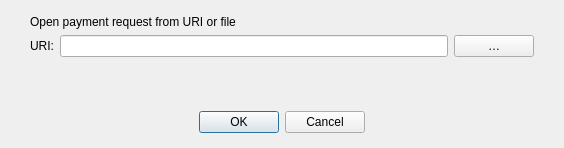
<?xml version="1.0" encoding="UTF-8"?>
<ui version="4.0">
 <class>OpenURIDialog</class>
 <widget class="QDialog" name="OpenURIDialog">
  <property name="geometry">
   <rect>
    <x>0</x>
    <y>0</y>
    <width>564</width>
    <height>148</height>
   </rect>
  </property>
  <property name="windowTitle">
   <string>Open URI</string>
  </property>
  <layout class="QVBoxLayout" name="verticalLayout">
   <property name="leftMargin">
    <number>0</number>
   </property>
   <property name="topMargin">
    <number>15</number>
   </property>
   <property name="rightMargin">
    <number>0</number>
   </property>
   <property name="bottomMargin">
    <number>0</number>
   </property>
   <item>
    <layout class="QHBoxLayout" name="horizontalLayout_3">
     <property name="leftMargin">
      <number>30</number>
     </property>
     <property name="rightMargin">
      <number>30</number>
     </property>
     <item>
      <widget class="QLabel" name="label_2">
       <property name="text">
        <string>Open payment request from URI or file</string>
       </property>
      </widget>
     </item>
    </layout>
   </item>
   <item>
    <layout class="QHBoxLayout" name="horizontalLayout">
     <property name="leftMargin">
      <number>30</number>
     </property>
     <property name="rightMargin">
      <number>30</number>
     </property>
     <item>
      <widget class="QLabel" name="label">
       <property name="text">
        <string>URI:</string>
       </property>
      </widget>
     </item>
     <item>
      <widget class="QValidatedLineEdit" name="uriEdit"/>
     </item>
     <item>
      <widget class="QPushButton" name="selectFileButton">
       <property name="toolTip">
        <string>Select payment request file</string>
       </property>
       <property name="text">
        <string notr="true">…</string>
       </property>
       <property name="autoDefault">
        <bool>false</bool>
       </property>
      </widget>
     </item>
    </layout>
   </item>
   <item>
    <spacer name="verticalSpacer">
     <property name="orientation">
      <enum>Qt::Vertical</enum>
     </property>
     <property name="sizeHint" stdset="0">
      <size>
       <width>20</width>
       <height>40</height>
      </size>
     </property>
    </spacer>
   </item>
   <item>
    <widget class="QWidget" name="buttonsContainerWhite" native="true">
     <layout class="QHBoxLayout" name="horizontalLayout_2">
      <property name="leftMargin">
       <number>30</number>
      </property>
      <property name="topMargin">
       <number>15</number>
      </property>
      <property name="rightMargin">
       <number>30</number>
      </property>
      <property name="bottomMargin">
       <number>15</number>
      </property>
      <item>
       <widget class="QDialogButtonBox" name="buttonBox">
        <property name="orientation">
         <enum>Qt::Horizontal</enum>
        </property>
        <property name="standardButtons">
         <set>QDialogButtonBox::Cancel|QDialogButtonBox::Ok</set>
        </property>
        <property name="centerButtons">
         <bool>true</bool>
        </property>
       </widget>
      </item>
     </layout>
    </widget>
   </item>
  </layout>
 </widget>
 <customwidgets>
  <customwidget>
   <class>QValidatedLineEdit</class>
   <extends>QLineEdit</extends>
   <header>qvalidatedlineedit.h</header>
  </customwidget>
 </customwidgets>
 <resources/>
 <connections>
  <connection>
   <sender>buttonBox</sender>
   <signal>accepted()</signal>
   <receiver>OpenURIDialog</receiver>
   <slot>accept()</slot>
   <hints>
    <hint type="sourcelabel">
     <x>248</x>
     <y>254</y>
    </hint>
    <hint type="destinationlabel">
     <x>157</x>
     <y>274</y>
    </hint>
   </hints>
  </connection>
  <connection>
   <sender>buttonBox</sender>
   <signal>rejected()</signal>
   <receiver>OpenURIDialog</receiver>
   <slot>reject()</slot>
   <hints>
    <hint type="sourcelabel">
     <x>316</x>
     <y>260</y>
    </hint>
    <hint type="destinationlabel">
     <x>286</x>
     <y>274</y>
    </hint>
   </hints>
  </connection>
 </connections>
</ui>
